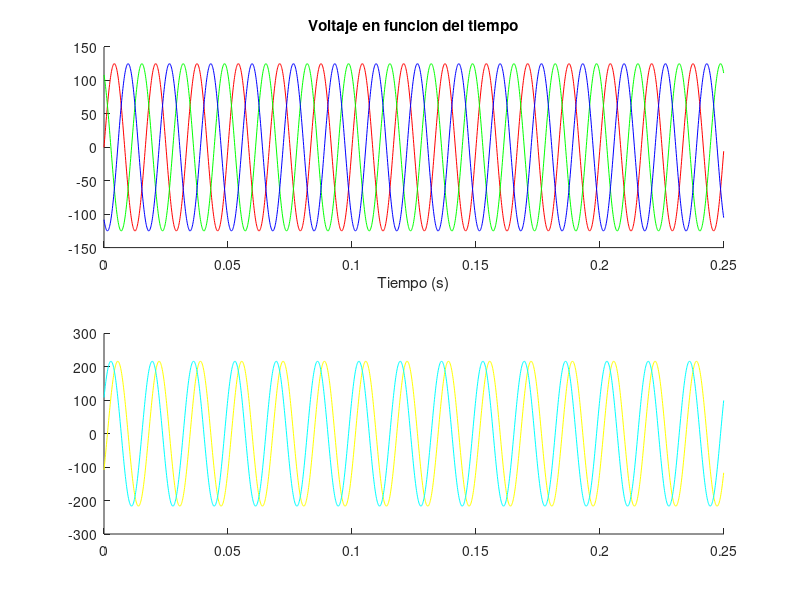

Write the MATLAB code that produced this figure.
%Punto 5
%v(t) = V0*sen(wt)=V0 sen(2PIft)

   %%Time specifications:
   Fs = 8000;                   % samples per second
   dt = 1/Fs;                   % seconds per sample
   StopTime = 0.25;             % seconds
   t = (0:dt:StopTime-dt)';     % seconds
   
   %%Sine wave:
   Fc = 60;                     % hertz
   
   x0 = 125*sin(2*pi*Fc*t);
   subplot(2,1,1);
   hold on;
   plot(t,x0,'r');
   x1 = 125*sin(2*pi*Fc*t + deg2rad(120));   
   plot(t,x1,'g');
   x2 = 125*sin(2*pi*Fc*t + deg2rad(240));   
   plot(t,x2,'b');
   xlabel('Tiempo (s)');
   title('Voltaje en funcion del tiempo');
   zoom xon;
   hold off;
   subplot(2,1,2);
   
   hold on;
   d0 = x0 - x1;
   plot(t,d0,'y');
   d1 = x0 - x2;
   plot(t,d1,'c');
   hold off;